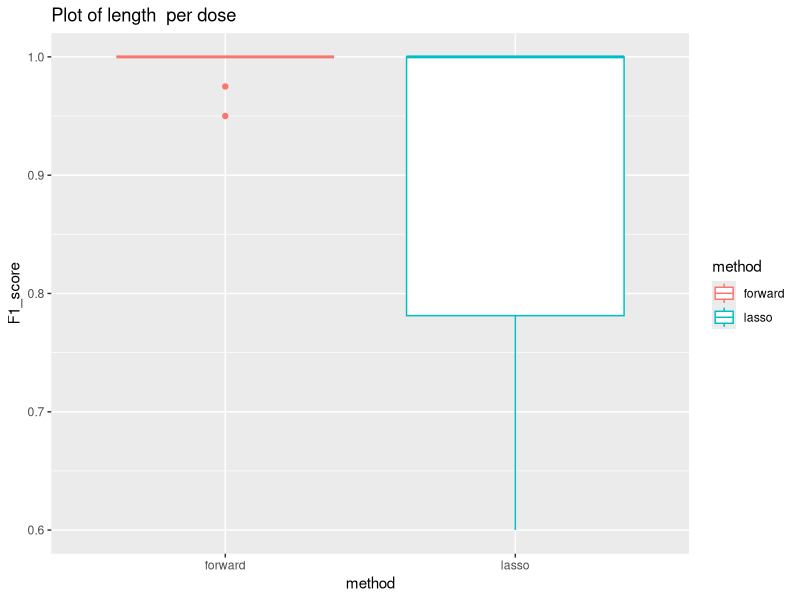
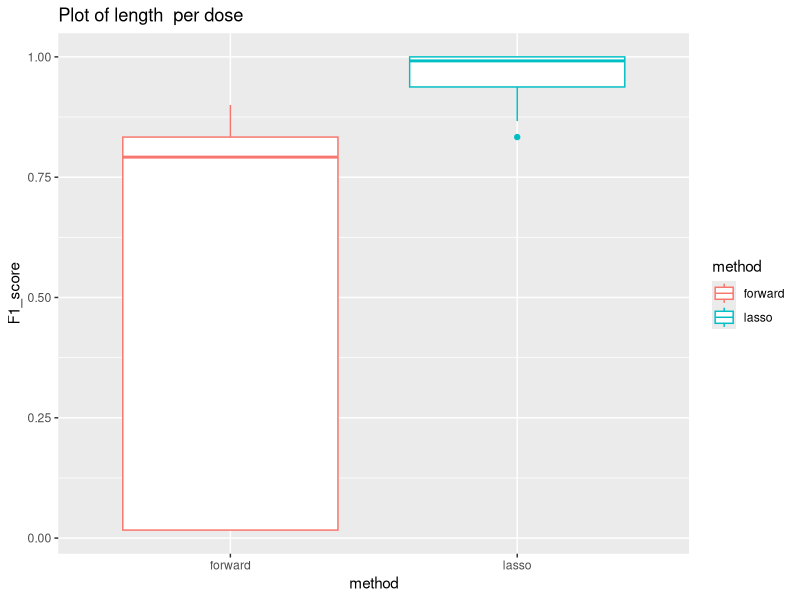
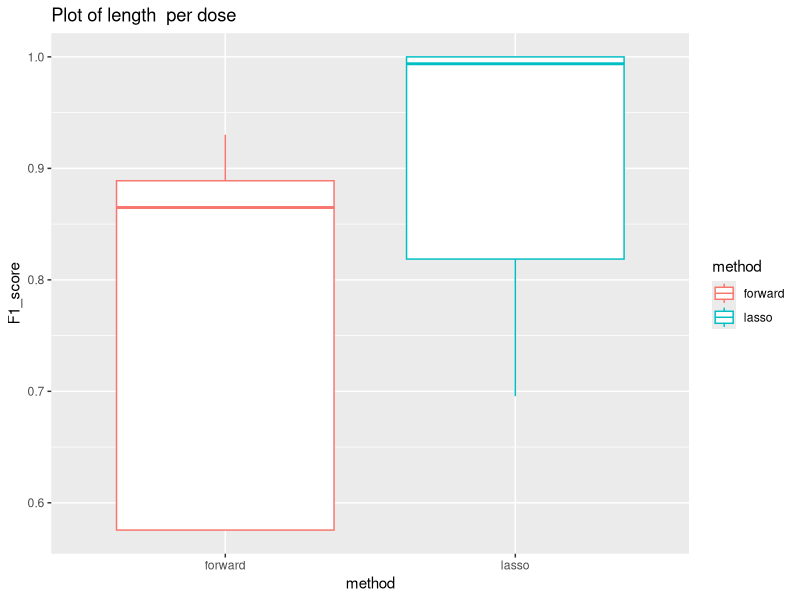

These figures' R source, in order:
## ---- chunk 1
knitr::opts_chunk$set(echo = TRUE)
library(tidyverse)
## ---- chunk 2
param_estimate = read_csv("parameter_estimate.csv")

# Output table
fit_result = 
  param_estimate %>% 
    mutate(
      notnull = ifelse(type == "null", 0, 1),
      notnull_est = ifelse(abs(estimate) > 0, 1, 0),
      identify =
        case_when(
          notnull == 1 & notnull_est == 1 ~ "TP",
          notnull == 1 & notnull_est == 0 ~ "FN",
          notnull == 0 & notnull_est == 1 ~ "FP",
          notnull == 0 & notnull_est == 0 ~ "TN"
        )
    ) %>% 
    group_by(sim_time, n, p, method) %>% 
    summarize(
      sensitivity = sum(identify == "TP")/(sum(identify == "TP") + sum(identify == "FN")),
      specificity = sum(identify == "TN")/(sum(identify == "TN") + sum(identify == "FP")),
      precision = sum(identify == "TP")/(sum(identify == "TP") + sum(identify == "FP")),
      accuracy = (sum(identify == "TP") + sum(identify == "TN"))/(sum(identify == "TP") + sum(identify == "FP") + sum(identify == "TN") + sum(identify == "FN")),
      number = sum(identify == "TP") + sum(identify == "FP") + sum(identify == "TN") + sum(identify == "FN"),
      F1_score = 2 * precision * sensitivity / (precision + sensitivity)
    )
## ---- chunk 3
# compare sensitivity
ggplot(fit_result[1:100,], aes(x = method, y = sensitivity, color = method)) + 
  geom_boxplot() +
  theme(legend.position = "right") +
  labs(title = "Plot of length  per dose",x = "method", y = "F1_score")

# compare specificity
ggplot(fit_result[1:100,], aes(x = method, y = specificity, color = method)) + 
  geom_boxplot() +
  theme(legend.position = "right") +
  labs(title = "Plot of length  per dose",x = "method", y = "F1_score")

# compare f1 score
ggplot(fit_result[1:100,], aes(x = method, y = F1_score, color = method)) + 
  geom_boxplot() +
  theme(legend.position = "right") +
  labs(title = "Plot of length  per dose",x = "method", y = "F1_score")
